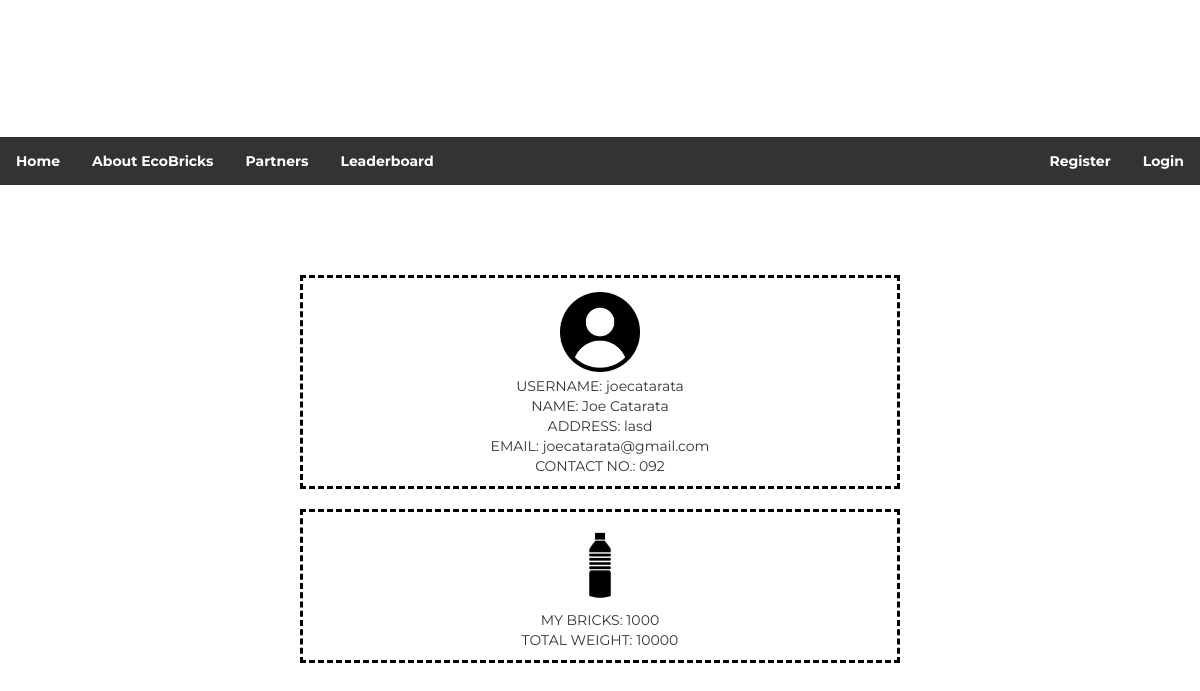
The app's page /profile/1 with its own data.
### ecobrick/models.py (models this page shows, shortened)
class UserDetail(models.Model):
    email = models.EmailField(max_length = 50, unique = True, blank = False, null = True)
    firstName = models.CharField(max_length = 50)
    lastName = models.CharField(max_length = 50)
    address = models.CharField(max_length = 150)
    contactNum = models.CharField(max_length = 50)
    brickNum = models.PositiveIntegerField(default = 0)
    brickWeight = models.PositiveIntegerField(default = 0)
    brickPoints = models.PositiveIntegerField(default = 0)
    choices = ((0, 'Staff'), (1, 'Regular User'))
    userType = models.IntegerField(default = 1, choices = choices)
    username = models.CharField(max_length=50)
    password = models.CharField(max_length=50)
    isPremium = models.BooleanField(default=False)

### ecobrick/views.py (the view)
# urls.py: path('profile/<int:userid>', views.user_profile, name="userprofile"),
def user_profile(request, userid):
    try:
        loggeduser = UserDetail.objects.get(id=request.session['user'])
    except(KeyError, UserDetail.DoesNotExist):
        loggeduser = 0
    user = UserDetail.objects.get(id=userid)
    context = {
        'loggeduser': loggeduser,
        'user':user,
    }
    return render(request,'userprofile.html',context)

### ecobrick/templates/userprofile.html (shortened to what this page needs)
{% extends 'navbar.html' %}
{% load static %}
{% block content %}
<html>
    <head>
        <link rel="stylesheet" type="text/css" href="static/base.css">
    </head>
    <body>
        <br><br><br><br>
        <div id='yes'>
            <div id='info'>
                <img id="tao" src="{% static 'tao.png' %}"><br>
                USERNAME: {{user.username}}<br>
                NAME: {{user.firstName}} {{user.lastName}}<br>
                ADDRESS: {{user.address}}<br>
                EMAIL: {{user.email}}<br>
                CONTACT NO.: {{user.contactNum}}<br>
            </div><br>
            <div id='score'>
                <img id="bote" src="{% static 'bote.png' %}"><br>
                MY BRICKS: {{user.brickNum}}<br>
                TOTAL WEIGHT: {{user.brickWeight}}<br>
            </div>
        </div>
    </body>
</html>
{% endblock %}

### ecobrick/static/base.css (style rules this page uses)
body { font-family: Montserrat; }

### ecobrick/templates/userprofile.html (style rules this page uses)
body { font-family: Montserrat; align-content: center; text-align: center; }
img { max-width: 80px; max-height: 80px; margin: 4px; }
#info, #score { width: 50%; align-content: center; text-align: center; border-style: dashed; border-color: black; padding: 10px; margin: 0 auto; }

### records on screen
UserDetail: username "joecatarata", firstName "Joe", lastName "Catarata", address "lasd", email "joecatarata@gmail.com", contactNum "092", brickNum "1000", brickWeight "10000"
